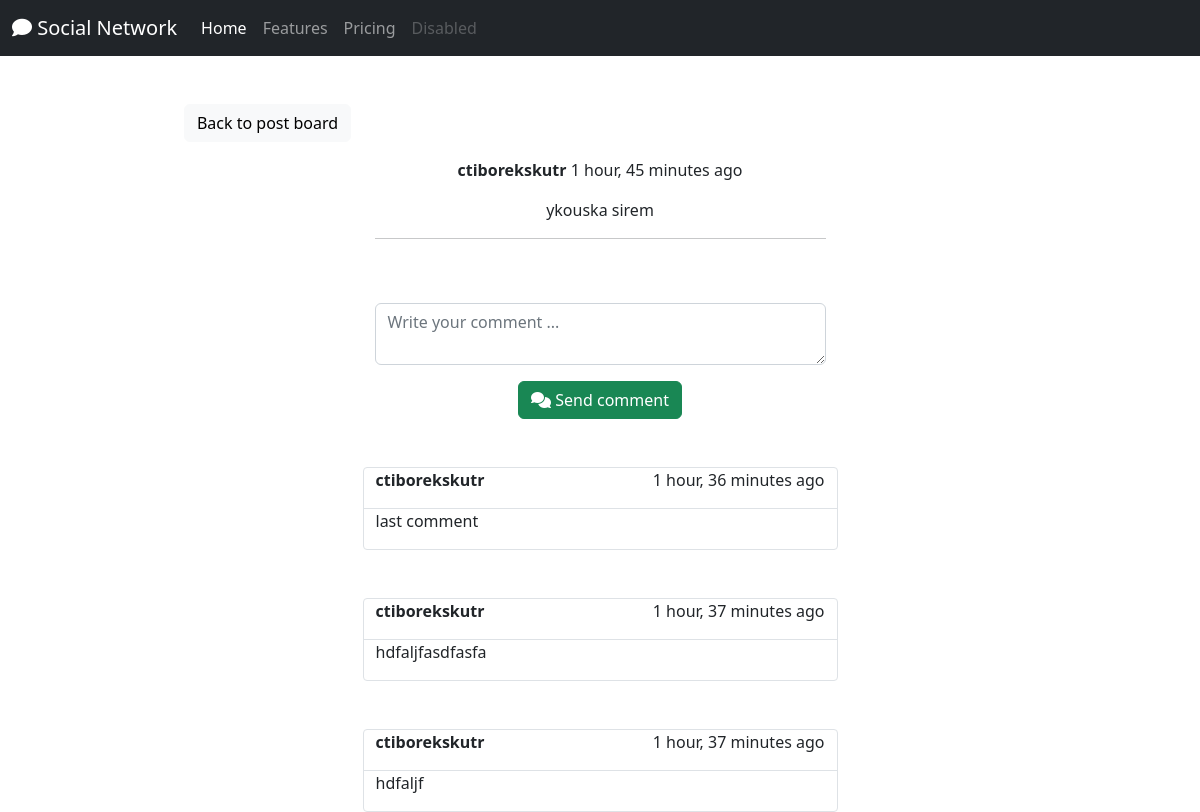
The app's page /social/post/67 (signed in) with its own data.
### social/models.py (models this page shows)
class Post(models.Model):
    body = models.TextField()
    created_on = models.DateTimeField(default=timezone.now)
    author = models.ForeignKey(User, on_delete=models.CASCADE)

class Comment(models.Model):
    comment = models.TextField()
    created_on = models.DateTimeField(default=timezone.now)
    author = models.ForeignKey(User, on_delete=models.CASCADE)
    post = models.ForeignKey(Post, on_delete=models.CASCADE)

### social/views.py (the view, shortened to what this page needs)
# urls.py: path("post/<int:pk>", PostDetailView.as_view(), name="post-detail"),
class PostDetailView(View):
    def get(self, request, pk, *args, **kwargs):
        post = Post.objects.get(pk=pk)
        form = CommentForm()
        comments = Comment.objects.filter(post=post).order_by('-created_on')
        context = {
            'post': post,
            'form': form,
            'comments':comments,
            }
        return render(request, 'social/post_detail.html', context)

### social/forms.py
class CommentForm(forms.ModelForm):
    comment = forms.CharField(
        label='',
        widget = forms.Textarea(attrs={
            'rows':2,
            'placeholder': 'Write your comment ...'
        })
    )
    class Meta:
        model = Comment
        fields = ['comment']

### social/templates/social/post_detail.html (shortened to what this page needs)
{% extends 'landing/base.html' %}
{% load crispy_forms_tags %}
{% block content %}
<div class="container">
<div class="row mt-5">
    <div class="col-md-5 col-sm-6 text-center">
        <a class="btn btn-light" href="{% url 'post-list' %}">Back to post board</a>
    </div>
</div>
<div class="row justify-content-center mt-3">
    <div class="col-md-5 col-sm-6 text-center">
        <p><strong>{{post.author}}</strong> {{post.created_on| timesince}} ago</p>
        <p>{{post.body}}</p>
        <hr>
    </div>
</div>
<div class="row justify-content-center mt-5">
    <div class="col-md-5 col-sm-12 text-center">
        <form action="" method="post">
            {{ form | crispy }}
            <div class="">
                <button class="btn btn-success mt-3"><i class="fa-solid fa-comments"></i> Send comment</button>
            </div>
        </form>
    </div>
</div>
<div class="comment-list">
    {% for comment in comments %}
<div class="row justify-content-center mt-5">
<div class="col-md-5 col-sm-12 text-start border-bottom position-relative border rounded-1">
    <div class="row border-bottom">
        <div class="col-6 text-start">
        <p><strong>{{comment.author}}</strong></p></div>
        <div class="col-6 text-end">
         {{comment.created_on | timesince}} ago
    </div>
    </div>
        <p>{{comment.comment}}</p>
    </div>
</div>
{% endfor %}
</div>
</div>
{% endblock %}

### records on screen
Post: author "ctiborekskutr", created_on "1 hour, 45 minutes", body "ykouska sirem"
Comment: author "ctiborekskutr", created_on "1 hour, 36 minutes", comment "last comment"
Comment: author "ctiborekskutr", created_on "1 hour, 37 minutes", comment "hdfaljfasdfasfa"
Comment: author "ctiborekskutr", created_on "1 hour, 37 minutes", comment "hdfaljf"
